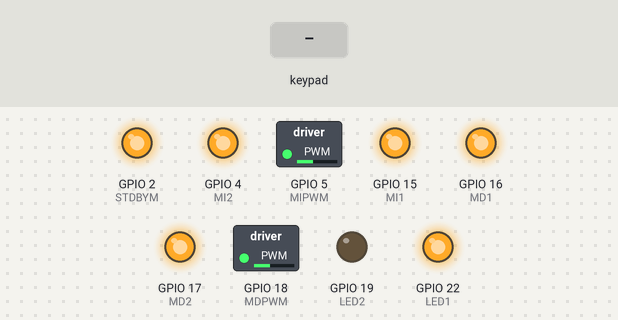
This sketch was run on a simulated ESP32. On the bench: switched loads named in the sketch (green lamp = pin HIGH), output pins drawn as LEDs (lit = HIGH). The test bench sets the inputs (shaded band). Nothing arrives over Bluetooth unless stated.

Above: at 1.2 s.
1.3 s: key 'U' pressed
4.3 s: key 'D' pressed
At 4.69 s:
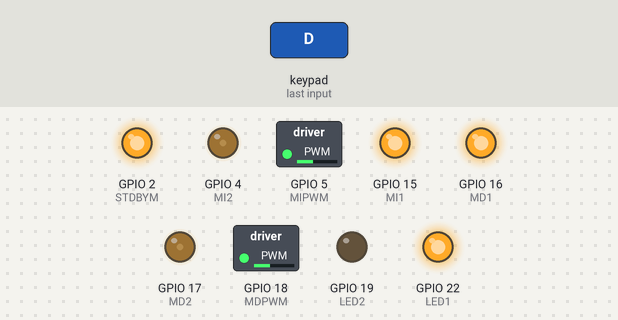
7.3 s: key 'L' pressed
At 7.69 s:
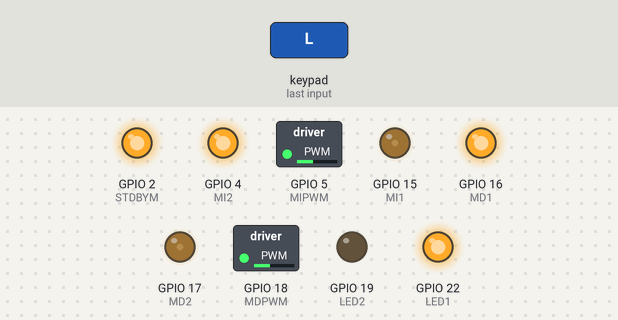
10.3 s: key 'R' pressed
At 10.69 s:
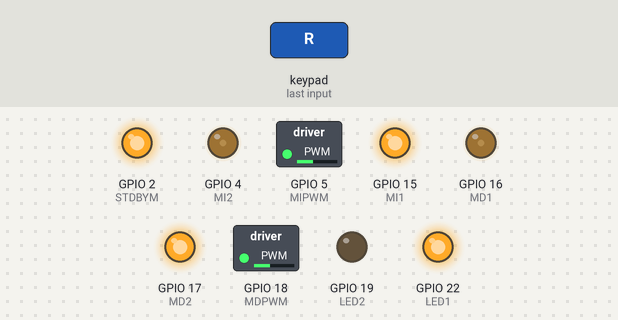
13.3 s: key 'U' pressed
Timing chart, 0 to 16.3 s (numbered marks = the images above; inputs shaded):
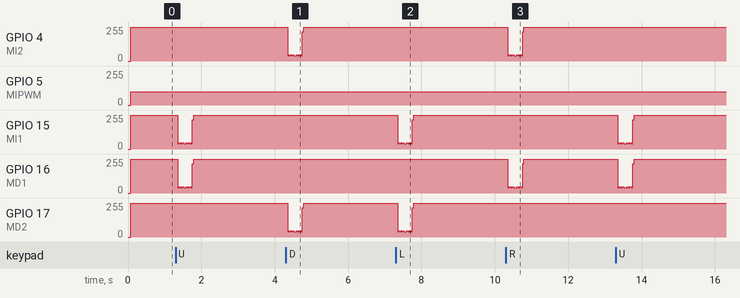

The sketch:

MINI_RC_MODDED_copy_20261106181621.ino
```cpp
/*
 * RobotESP32 - Firmware documentado
 * Versión de esta entrega: v1.0.0-doc.1
 *
 * Fuente original:
 * programacionESP32arduinoIDE.txt
 *
 * Entorno de programación utilizado: Arduino IDE.
 * Las versiones originales del IDE, core y biblioteca no están
 * especificadas en el archivo recibido.
 *
 * Dependencia externa:
 * PS4Controller.h
 *
 * Compatibilidad PWM:
 * Utiliza la API LEDC anterior a Arduino-ESP32 3.x.
 *
 * Cambios de esta entrega:
 * Comentarios y formato. Se conserva la lógica ejecutable original.
 */

#include <PS4Controller.h>

// ============================================================
// PINES DEL CONTROLADOR DE MOTORES
// ============================================================

// Motor izquierdo: dos entradas de dirección y una señal PWM.
#define MI1 15
#define MI2 4
#define MIPWM 5

// Motor derecho: dos entradas de dirección y una señal PWM.
#define MD1 16
#define MD2 17
#define MDPWM 18

// ============================================================
// INDICADORES DE CONEXIÓN
// ============================================================

#define LED1 22  // Indicador de mando conectado.
#define LED2 19  // Indicador de desconexión.

// Habilitación del controlador de motores:
// HIGH al conectar el mando; LOW al desconectarlo.
#define STDBYM 2

// ============================================================
// CONFIGURACIÓN PWM
// ============================================================

// Frecuencia PWM en Hz.
#define freq 2000

// Los números siguientes son canales LEDC, no números de GPIO.
#define MD1_PWM 2  // Motor derecho: salida MDPWM = GPIO18.
#define MI1_PWM 3  // Motor izquierdo: salida MIPWM = GPIO5.

// Valores PWM calculados para cada motor.
int Rpwm = 0, Lpwm = 0;

// Extremo superior del mapeo para avance y retroceso.
// Con resolución de 8 bits, el rango PWM es de 0 a 255.
int speed_rc = 255;

// Extremo superior del mapeo para los giros.
int speed_rc2 = 200;

// Extremo inferior del mapeo cuando se activa el movimiento.
// Estos valores no representan una velocidad física medida.
int minspeed_rc = 30;

// ============================================================
// INICIALIZACIÓN
// ============================================================

// Arduino ejecuta setup() una vez al encender o reiniciar.
void setup() {
    // Configurar los canales PWM a 2000 Hz y 8 bits.
    ledcSetup(MD1_PWM, freq, 8);
    ledcSetup(MI1_PWM, freq, 8);

    // Configurar las entradas de dirección como salidas del ESP32.
    pinMode(MD1, OUTPUT);
    pinMode(MD2, OUTPUT);
    pinMode(MI1, OUTPUT);
    pinMode(MI2, OUTPUT);

    // Configurar los indicadores.
    pinMode(LED1, OUTPUT);
    pinMode(LED2, OUTPUT);

    // Configurar la señal de habilitación del controlador.
    // Se conserva el original: no hay una escritura digital
    // explícita del estado inicial de este pin en setup().
    pinMode(STDBYM, OUTPUT);

    // Asociar cada canal PWM a su GPIO correspondiente.
    ledcAttachPin(MDPWM, MD1_PWM);
    ledcAttachPin(MIPWM, MI1_PWM);

    // Inicializar las salidas de movimiento en parada.
    mstop(1);

    // Registrar las funciones que la biblioteca invocará
    // al conectar o desconectar el mando.
    PS4.attachOnConnect(onConnect);
    PS4.attachOnDisconnect(onDisConnect);

    // Iniciar la biblioteca PS4.
    // El mando debe tener configurada la asociación Bluetooth
    // correspondiente al anfitrión.
    // Esta llamada no configura por sí sola el emparejamiento.
    PS4.begin();

    // Mantener las salidas detenidas y esperar 80 ms.
    mstop(80);
}

// ============================================================
// BUCLE PRINCIPAL
// ============================================================

// Arduino ejecuta loop() continuamente.
//
// Se conserva el orden original de los if independientes:
// una orden posterior puede sobrescribir una anterior.
//
// El bucle original no comprueba PS4.isConnected().
void loop() {
    // --------------------------------------------------------
    // CONTROL MEDIANTE CRUCETA
    // --------------------------------------------------------

    // Avance con PWM fijo de 100 en ambos motores.
    if (PS4.Up() == 1) {
        forward(100, 100, 5);
    }

    // Retroceso con PWM fijo de 100.
    if (PS4.Down() == 1) {
        backward(100, 100, 5);
    }

    // Giro derecho con PWM fijo de 100.
    if (PS4.Right() == 1) {
        right(100, 100, 5);
    }

    // Giro izquierdo con PWM fijo de 100.
    if (PS4.Left() == 1) {
        left(100, 100, 5);
    }

    // --------------------------------------------------------
    // JOYSTICK IZQUIERDO: AVANCE Y RETROCESO
    // --------------------------------------------------------

    // Zona muerta: valores entre -9 y 9.
    //
    // La condición comienza en 10, pero map() comienza en 11.
    // Se conserva este desfase del original.
    // map() extrapola y no limita automáticamente el resultado.
    if (PS4.LStickY() >= 10) {
        Lpwm = map(
            PS4.LStickY(), 11, 127,
            minspeed_rc, speed_rc
        );

        Rpwm = map(
            PS4.LStickY(), 11, 127,
            minspeed_rc, speed_rc
        );

        forward(Rpwm, Lpwm, 2);
    }

    // Valores negativos del eje Y: retroceso proporcional.
    // También se conserva el desfase entre -10 y -11.
    if (PS4.LStickY() <= (-10)) {
        Lpwm = map(
            PS4.LStickY(), -11, -128,
            minspeed_rc, speed_rc
        );

        Rpwm = map(
            PS4.LStickY(), -11, -128,
            minspeed_rc, speed_rc
        );

        backward(Rpwm, Lpwm, 2);
    }

    // --------------------------------------------------------
    // JOYSTICK DERECHO: GIROS
    // --------------------------------------------------------

    // Estos bloques se ejecutan después de avance y retroceso.
    // Si ambos joysticks están activos, pueden sobrescribir
    // la orden de movimiento anterior.

    // Valores positivos del eje X: giro derecho.
    if (PS4.RStickX() >= 10) {
        Lpwm = map(
            PS4.RStickX(), 11, 127,
            minspeed_rc, speed_rc2
        );

        Rpwm = map(
            PS4.RStickX(), 11, 127,
            minspeed_rc, speed_rc2
        );

        right(Rpwm, Lpwm, 2);
    }

    // Valores negativos del eje X: giro izquierdo.
    if (PS4.RStickX() <= (-10)) {
        Lpwm = map(
            PS4.RStickX(), -11, -128,
            minspeed_rc, speed_rc2
        );

        Rpwm = map(
            PS4.RStickX(), -11, -128,
            minspeed_rc, speed_rc2
        );

        left(Rpwm, Lpwm, 2);
    }

    // --------------------------------------------------------
    // ESTADO NEUTRAL
    // --------------------------------------------------------

    // Si ambos ejes están centrados, ejecutar stop2().
    //
    // Esta condición no consulta la cruceta. Por ello puede
    // sobrescribir una orden de los botones direccionales
    // en la misma iteración.
    if (
        ((PS4.RStickX() < 10) && (PS4.RStickX() > -10)) &&
        ((PS4.LStickY() < 10) && (PS4.LStickY() > -10))
    ) {
        stop2(1);
    }
}

// ============================================================
// EVENTOS DE CONEXIÓN
// ============================================================

// La biblioteca invoca esta función al conectar el mando.
void onConnect() {
    // Solicitar color naranja para la luz del mando.
    PS4.setLed(255, 127, 0);
    PS4.sendToController();

    delay(5);

    // Actualizar los indicadores externos.
    digitalWrite(LED1, 1);
    digitalWrite(LED2, 0);

    // Habilitar el controlador de motores.
    digitalWrite(STDBYM, 1);
}

// La biblioteca invoca esta función al desconectar el mando.
void onDisConnect() {
    // Deshabilitar primero el controlador.
    digitalWrite(STDBYM, 0);

    // Anular PWM y colocar las entradas de dirección en LOW.
    mstop(1);

    // Actualizar los indicadores externos.
    digitalWrite(LED1, 0);
    digitalWrite(LED2, 1);
}

// ============================================================
// FUNCIONES DE MOVIMIENTO
// ============================================================

/*
 * Parámetros comunes:
 *
 * PWM1: ciclo de trabajo del motor derecho, de 0 a 255.
 * PWM2: ciclo de trabajo del motor izquierdo, de 0 a 255.
 * T: retardo en milisegundos después de escribir las salidas.
 *
 * El retardo T no detiene automáticamente los motores.
 * Las salidas conservan su estado hasta recibir otra orden.
 *
 * La dirección física depende del cableado y del montaje.
 */

// Avance lógico: ambas parejas de dirección en 0/1.
void forward(byte PWM1, byte PWM2, int T) {
    ledcWrite(MD1_PWM, PWM1);
    ledcWrite(MI1_PWM, PWM2);

    digitalWrite(MD1, 0);
    digitalWrite(MD2, 1);

    digitalWrite(MI1, 0);
    digitalWrite(MI2, 1);

    delay(T);
}

// Retroceso lógico: ambas parejas de dirección en 1/0.
void backward(byte PWM1, byte PWM2, int T) {
    ledcWrite(MD1_PWM, PWM1);
    ledcWrite(MI1_PWM, PWM2);

    digitalWrite(MD1, 1);
    digitalWrite(MD2, 0);

    digitalWrite(MI1, 1);
    digitalWrite(MI2, 0);

    delay(T);
}

// Giro derecho lógico: motores con sentidos opuestos.
void right(byte PWM1, byte PWM2, int T) {
    ledcWrite(MD1_PWM, PWM1);
    ledcWrite(MI1_PWM, PWM2);

    digitalWrite(MD1, 0);
    digitalWrite(MD2, 1);

    digitalWrite(MI1, 1);
    digitalWrite(MI2, 0);

    delay(T);
}

// Giro izquierdo lógico: patrón inverso al giro derecho.
void left(byte PWM1, byte PWM2, int T) {
    ledcWrite(MD1_PWM, PWM1);
    ledcWrite(MI1_PWM, PWM2);

    digitalWrite(MD1, 1);
    digitalWrite(MD2, 0);

    digitalWrite(MI1, 0);
    digitalWrite(MI2, 1);

    delay(T);
}

// ============================================================
// FUNCIONES DE PARADA
// ============================================================

// Parada con PWM cero y entradas de dirección en LOW.
// T representa un retardo en milisegundos.
void mstop(int T) {
    ledcWrite(MD1_PWM, 0);
    ledcWrite(MI1_PWM, 0);

    digitalWrite(MD1, 0);
    digitalWrite(MD2, 0);

    digitalWrite(MI1, 0);
    digitalWrite(MI2, 0);

    delay(T);
}

// Patrón alternativo de parada del programa original.
//
// Mantiene PWM=100 y las cuatro entradas de dirección en HIGH.
// Su efecto eléctrico depende del controlador de motores.
//
// No equivale a mstop() ni deshabilita STDBYM.
// T representa un retardo en milisegundos.
void stop2(int T) {
    ledcWrite(MD1_PWM, 100);
    ledcWrite(MI1_PWM, 100);

    digitalWrite(MD1, 1);
    digitalWrite(MD2, 1);

    digitalWrite(MI1, 1);
    digitalWrite(MI2, 1);

    delay(T);
}
```
